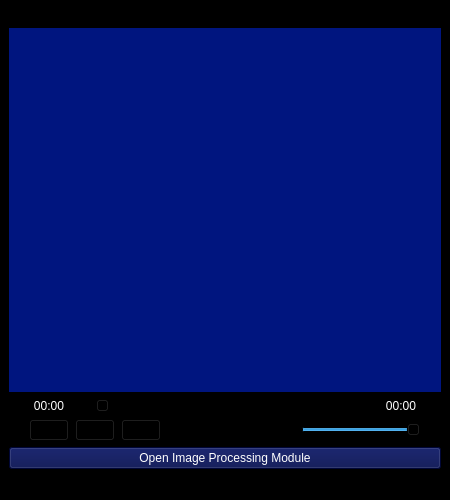
<?xml version="1.0" encoding="UTF-8"?>
<ui version="4.0">
 <class>MainWindow</class>
 <widget class="QMainWindow" name="MainWindow">
  <property name="geometry">
   <rect>
    <x>0</x>
    <y>0</y>
    <width>450</width>
    <height>500</height>
   </rect>
  </property>
  <property name="windowTitle">
   <string>MainWindow</string>
  </property>
  <property name="styleSheet">
   <string notr="true">background-color: rgb(0, 0, 0);</string>
  </property>
  <widget class="QWidget" name="centralwidget">
   <layout class="QVBoxLayout" name="verticalLayout_2">
    <item>
     <widget class="QWidget" name="mediaPlayer" native="true">
      <property name="enabled">
       <bool>true</bool>
      </property>
      <property name="sizePolicy">
       <sizepolicy hsizetype="Expanding" vsizetype="Expanding">
        <horstretch>0</horstretch>
        <verstretch>0</verstretch>
       </sizepolicy>
      </property>
      <property name="focusPolicy">
       <enum>Qt::StrongFocus</enum>
      </property>
      <property name="styleSheet">
       <string notr="true">background-color: rgb(0, 21, 127);</string>
      </property>
     </widget>
    </item>
    <item>
     <layout class="QHBoxLayout" name="horizontalLayout">
      <item>
       <widget class="QLabel" name="currentTime">
        <property name="minimumSize">
         <size>
          <width>80</width>
          <height>0</height>
         </size>
        </property>
        <property name="styleSheet">
         <string notr="true">color: rgb(255, 255, 255);</string>
        </property>
        <property name="text">
         <string>00:00</string>
        </property>
        <property name="alignment">
         <set>Qt::AlignCenter</set>
        </property>
       </widget>
      </item>
      <item>
       <widget class="QSlider" name="timeSlider">
        <property name="orientation">
         <enum>Qt::Horizontal</enum>
        </property>
       </widget>
      </item>
      <item>
       <widget class="QLabel" name="totalTime">
        <property name="minimumSize">
         <size>
          <width>80</width>
          <height>0</height>
         </size>
        </property>
        <property name="styleSheet">
         <string notr="true">color: rgb(255, 255, 255);</string>
        </property>
        <property name="text">
         <string>00:00</string>
        </property>
        <property name="alignment">
         <set>Qt::AlignCenter</set>
        </property>
       </widget>
      </item>
     </layout>
    </item>
    <item>
     <layout class="QHBoxLayout" name="horizontalLayout_2">
      <item>
       <spacer name="horizontalSpacer_2">
        <property name="orientation">
         <enum>Qt::Horizontal</enum>
        </property>
        <property name="sizeType">
         <enum>QSizePolicy::Fixed</enum>
        </property>
        <property name="sizeHint" stdset="0">
         <size>
          <width>20</width>
          <height>20</height>
         </size>
        </property>
       </spacer>
      </item>
      <item>
       <widget class="QPushButton" name="playButton">
        <property name="styleSheet">
         <string notr="true"/>
        </property>
        <property name="text">
         <string/>
        </property>
        <property name="icon">
         <iconset>
          <normaloff>images/control-play.png</normaloff>images/control-play.png</iconset>
        </property>
       </widget>
      </item>
      <item>
       <widget class="QPushButton" name="pauseButton">
        <property name="text">
         <string/>
        </property>
        <property name="icon">
         <iconset>
          <normaloff>images/control-pause.png</normaloff>images/control-pause.png</iconset>
        </property>
       </widget>
      </item>
      <item>
       <widget class="QPushButton" name="stopButton">
        <property name="text">
         <string/>
        </property>
        <property name="icon">
         <iconset>
          <normaloff>images/control-stop-square.png</normaloff>images/control-stop-square.png</iconset>
        </property>
       </widget>
      </item>
      <item>
       <spacer name="horizontalSpacer">
        <property name="orientation">
         <enum>Qt::Horizontal</enum>
        </property>
        <property name="sizeHint" stdset="0">
         <size>
          <width>40</width>
          <height>20</height>
         </size>
        </property>
       </spacer>
      </item>
      <item>
       <widget class="QLabel" name="volumeLabel">
        <property name="text">
         <string/>
        </property>
        <property name="pixmap">
         <pixmap>images/speaker-volume.png</pixmap>
        </property>
       </widget>
      </item>
      <item>
       <widget class="QSlider" name="volumeSlider">
        <property name="maximum">
         <number>100</number>
        </property>
        <property name="value">
         <number>100</number>
        </property>
        <property name="orientation">
         <enum>Qt::Horizontal</enum>
        </property>
       </widget>
      </item>
      <item>
       <spacer name="horizontalSpacer_3">
        <property name="orientation">
         <enum>Qt::Horizontal</enum>
        </property>
        <property name="sizeType">
         <enum>QSizePolicy::Fixed</enum>
        </property>
        <property name="sizeHint" stdset="0">
         <size>
          <width>20</width>
          <height>20</height>
         </size>
        </property>
       </spacer>
      </item>
     </layout>
    </item>
    <item>
     <layout class="QHBoxLayout" name="horizontalLayout_3">
      <item>
       <widget class="QPushButton" name="ipmodulePushButton">
        <property name="styleSheet">
         <string notr="true">background-color: rgb(0, 9, 75);
color: rgb(255, 255, 255);</string>
        </property>
        <property name="text">
         <string>Open Image Processing Module</string>
        </property>
       </widget>
      </item>
     </layout>
    </item>
   </layout>
  </widget>
  <widget class="QMenuBar" name="menubar">
   <property name="geometry">
    <rect>
     <x>0</x>
     <y>0</y>
     <width>450</width>
     <height>26</height>
    </rect>
   </property>
   <widget class="QMenu" name="menuFile">
    <property name="title">
     <string>File</string>
    </property>
    <addaction name="actionOpen"/>
   </widget>
   <addaction name="menuFile"/>
  </widget>
  <widget class="QStatusBar" name="statusbar"/>
  <action name="actionOpen">
   <property name="text">
    <string>Open</string>
   </property>
  </action>
 </widget>
 <resources/>
 <connections/>
</ui>
